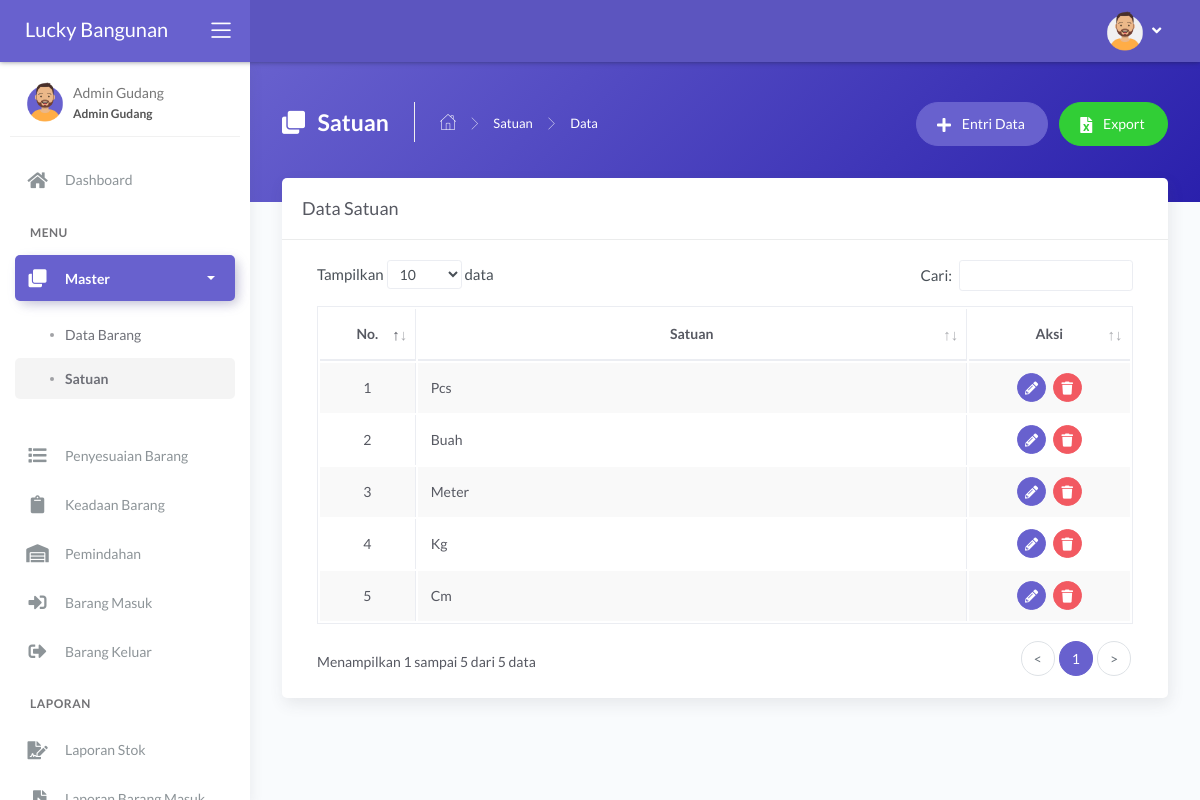
The page /main.php?module=satuan (signed in) on the database its author committed.
### tables this page shows
CREATE TABLE `tbl_satuan` (
  `id_satuan` int(11) NOT NULL,
  `nama_satuan` varchar(30) NOT NULL
);

### modules/satuan/tampil_data.php (the view, shortened to what this page needs)
<?php
if (basename($_SERVER['PHP_SELF']) === basename(__FILE__)) {
  header('location: 404.html');
}
else {
?>
  <div class="panel-header bg-secondary-gradient">
    <div class="page-inner py-45">
      <div class="d-flex align-items-left align-items-md-top flex-column flex-md-row">
        <div class="page-header text-white">
          <h4 class="page-title text-white"><i class="fas fa-clone mr-2"></i> Satuan</h4>
          <ul class="breadcrumbs">
            <li class="nav-home"><a href="?module=dashboard"><i class="flaticon-home text-white"></i></a></li>
            <li class="separator"><i class="flaticon-right-arrow"></i></li>
            <li class="nav-item"><a href="?module=satuan" class="text-white">Satuan</a></li>
            <li class="separator"><i class="flaticon-right-arrow"></i></li>
            <li class="nav-item"><a>Data</a></li>
          </ul>
        </div>
        <div class="ml-md-auto py-2 py-md-0">
          <a href="?module=form_entri_satuan" class="btn btn-secondary btn-round mr-2">
            <span class="btn-label"><i class="fa fa-plus mr-2"></i></span> Entri Data
          </a>
          <a href="modules/satuan/export.php" class="btn btn-success btn-round">
            <span class="btn-label"><i class="fa fa-file-excel mr-2"></i></span> Export
          </a>
        </div>
      </div>
    </div>
  </div>
  <div class="page-inner mt--5">
    <div class="card">
      <div class="card-header">
        <div class="card-title">Data Satuan</div>
      </div>
      <div class="card-body">
        <div class="table-responsive">
          <table id="basic-datatables" class="display table table-bordered table-striped table-hover">
            <thead>
              <tr>
                <th class="text-center">No.</th>
                <th class="text-center">Satuan</th>
                <th class="text-center">Aksi</th>
              </tr>
            </thead>
            <tbody>
              <?php
              $no = 1;
              $query = mysqli_query($mysqli, "SELECT * FROM tbl_satuan ORDER BY id_satuan DESC")
                                              or die('Ada kesalahan pada query tampil data : ' . mysqli_error($mysqli));
              while ($data = mysqli_fetch_assoc($query)) { ?>
                <tr>
                  <td width="30" class="text-center"><?php echo $no++; ?></td>
                  <td width="300"><?php echo $data['nama_satuan']; ?></td>
                  <td width="70" class="text-center">
                    <div>
                      <a href="?module=form_ubah_satuan&id=<?php echo $data['id_satuan']; ?>" class="btn btn-icon btn-round btn-secondary btn-sm mr-md-1" data-toggle="tooltip" data-placement="top" title="Ubah">
                        <i class="fas fa-pencil-alt fa-sm"></i>
                      </a>
                      <a href="modules/satuan/proses_hapus.php?id=<?php echo $data['id_satuan']; ?>" onclick="return confirm('Anda yakin ingin menghapus data satuan <?php echo $data['nama_satuan']; ?>?')" class="btn btn-icon btn-round btn-danger btn-sm" data-toggle="tooltip" data-placement="top" title="Hapus">
                        <i class="fas fa-trash fa-sm"></i>
                      </a>
                    </div>
                  </td>
                </tr>
              <?php } ?>
            </tbody>
          </table>
        </div>
      </div>
    </div>
  </div>
<?php } ?>

### rows shown on the page
tbl_satuan: nama_satuan "Pcs"
tbl_satuan: nama_satuan "Buah"
tbl_satuan: nama_satuan "Meter"
tbl_satuan: nama_satuan "Kg"
tbl_satuan: nama_satuan "Cm"

### other values the page prints
$_SESSION['nama_user'] "Admin Gudang"
$_SESSION['hak_akses'] "Admin Gudang"
